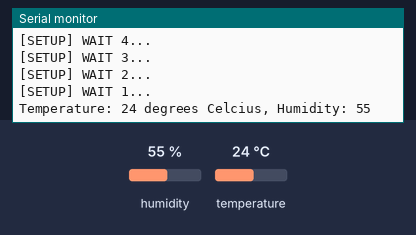
The sketch below on a simulated ESP8266 (NodeMCU). Shown: the last lines printed to the serial monitor. The inputs (shaded band) are chosen by the test bench; at power-on: humidity 55 %, temperature 24 °C. WiFi joins after 1.5 s; servers stay silent unless stated; uploads are accepted with an empty reply.

Above: at 5.2 s.
5.3 s: humidity set to 22 %
At 6.1 s:
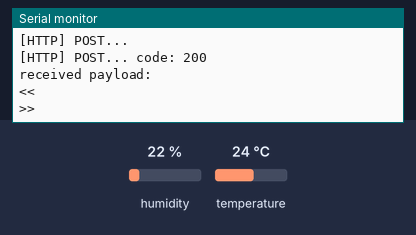
14.1 s: temperature set to 12 °C
At 15.91 s:
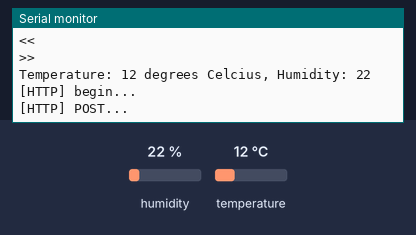
22.9 s: humidity set to 40 %
At 26.13 s:
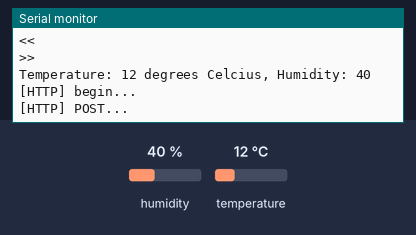
Timing chart, 0 to 27.6 s (numbered marks = the images above; inputs shaded):
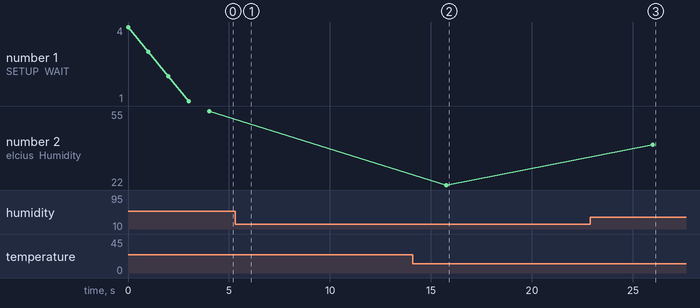

The sketch:

mqtt_esp8266.ino
```cpp
#include <ArduinoJson.h>

/**
   BasicHTTPClient.ino
    Created on: 24.05.2015
*/

#include <Arduino.h>
#include <base64.h>
#include <ESP8266WiFi.h>
#include <ESP8266WiFiMulti.h>

#include <ESP8266HTTPClient.h>

#include <WiFiClient.h>
#include <DHT_U.h>
#define DHTPIN 0
ESP8266WiFiMulti WiFiMulti;
DHT dht(DHTPIN, DHT11);
void setup() {

  Serial.begin(115200);
  // Serial.setDebugOutput(true);

  Serial.println();
  Serial.println();
  Serial.println();

  for (uint8_t t = 4; t > 0; t--) {
    Serial.printf("[SETUP] WAIT %d...\n", t);
    Serial.flush();
    delay(1000);
  }

  WiFi.mode(WIFI_STA);
  WiFiMulti.addAP("OnePlus 6T", "Raveenth15");
  dht.begin();
}

void loop() {

  int humidity = dht.readHumidity();
  int temperature = dht.readTemperature();

  if (isnan(humidity) || isnan(temperature))
  {
    Serial.println("Failed to read from DHT sensor!");
    return;
  }

  Serial.print("Temperature: ");
  Serial.print(temperature);
  Serial.print(" degrees Celcius, Humidity: ");
  Serial.print(humidity);
  Serial.println();
  String tempString = "";
  tempString.concat(temperature);
  String humString = "";
  humString.concat(humidity);

  DynamicJsonDocument doc(2048);
  doc["temperature"] = tempString;
  doc["humidity"] = humString;

  String json;
  serializeJson(doc, json);

  // wait for WiFi connection
  if ((WiFiMulti.run() == WL_CONNECTED)) {

    WiFiClient client;

    HTTPClient http;

    Serial.print("[HTTP] begin...\n");
    if (http.begin(client, "http://ros-temphumid.herokuapp.com/")) {  // HTTP

      http.addHeader("Content-Type", "application/json");
//      String auth = base64::encode("owais:admin");
//      http.addHeader("Authorization", "Basic " + auth);
      Serial.print("[HTTP] POST...\n");
      // start connection and send HTTP header
      int httpCode = http.POST(json);

      // httpCode will be negative on error
      if (httpCode > 0) {
        // HTTP header has been send and Server response header has been handled
        Serial.printf("[HTTP] POST... code: %d\n", httpCode);

        // file found at server
        if (httpCode == HTTP_CODE_OK) {
          const String& payload = http.getString();
          Serial.println("received payload:\n<<");
          Serial.println(payload);
          Serial.println(">>");
        }
      } else {
        Serial.printf("[HTTP] POST... failed, error: %s\n", http.errorToString(httpCode).c_str());
      }

      http.end();
    } else {
      Serial.printf("[HTTP} Unable to connect\n");
    }
  }

  delay(10000);
}
```

Measured:
- after the input at 14.1 s, the serial monitor: prints a new line after 1.7 s (image 2)
- after the input at 22.9 s, the serial monitor: prints a new line after 3.1 s (image 3)
- plotted number 2: 22 → 40 after the input at 22.9 s
